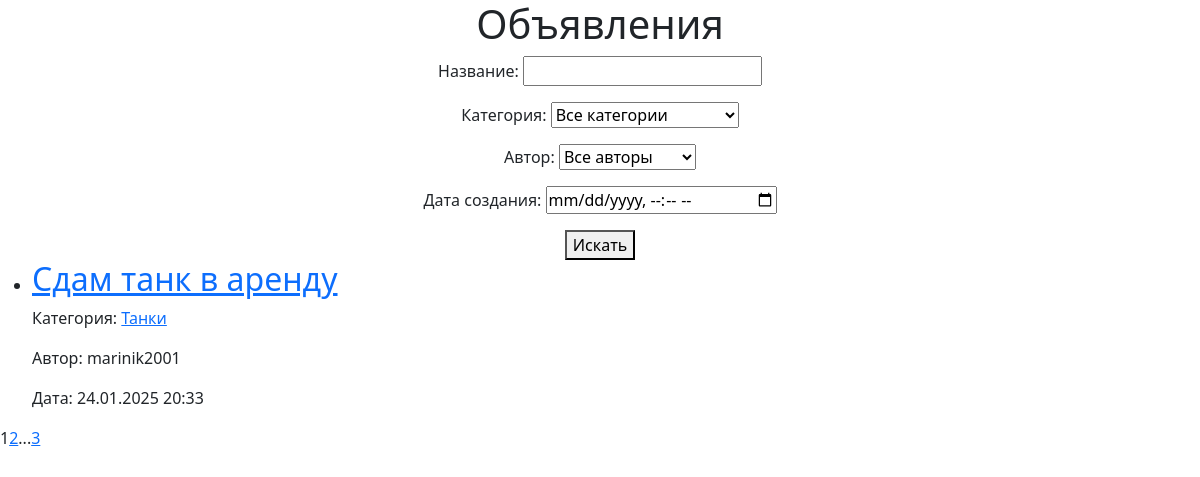
The page / on the database its author committed.
### board/models.py (models this page shows, shortened)
class Announcement(models.Model):
    category = models.ForeignKey(Category, on_delete=models.CASCADE)
    author = models.ForeignKey(Author, on_delete=models.CASCADE, related_name='ann')
    title = models.CharField(max_length=255)
    text = CKEditor5Field(
        'Content',
        config_name='default',  # Ссылка на конфигурацию в settings.py
        blank=True,
        null=True,
    )
    created_at = models.DateTimeField(auto_now_add=True)
    class Meta:
        permissions = [
            ('can_add_announcement', 'Can add announcement'),
            ('can_change_announcement', 'Can change announcement'),
            ('can_delete_announcement', 'Can delete announcement'),
        ]

class Category(models.Model):
    name = models.CharField(max_length=100, unique=True)
    subscribers = models.ManyToManyField(User, related_name='subscribed_categories', blank=True)
    def __str__(self):
        return self.name

class Author(models.Model):
    authorUser = models.OneToOneField(User, on_delete=models.CASCADE)
    def __str__(self):
        return self.authorUser.username

### board/views.py (the view)
# urls.py: path('', views.index, name='index'),  # Главная страница с объявлениями
def index(request):
    announcement_filter = AnnouncementFilter(request.GET, queryset=Announcement.objects.all().order_by('-created_at'))
    filtered_announcements = announcement_filter.qs
    paginator = Paginator(filtered_announcements, 1)
    page_number = request.GET.get('page')
    page_obj = paginator.get_page(page_number)
    next_page = page_obj.number + 1 if page_obj.has_next() else None
    return render(request, 'index.html', {
        'page_obj': page_obj,
        'paginator': paginator,
        'next_page': next_page,
        'filter': announcement_filter,
    })

### board/templatetags/custom_tags.py (called while the page is built)
@register.simple_tag(takes_context=True)
def url_replace(context, **kwargs):
   d = context['request'].GET.copy()
   for k, v in kwargs.items():
       d[k] = v
   return d.urlencode()

### templates/index.html (shortened to what this page needs)
<!DOCTYPE html>
{% load static %}
{% load custom_tags %}
<html lang="en">
<head>
    <link href="{% static 'css/styles.css' %}" rel="stylesheet" />
</head>
<body>
    <div style="text-align: center;"><h1>Объявления</h1>
    <form method="get">
    {% if filter.form %}
        {{ filter.form.as_p }}
    {% else %}
        <p>Форма фильтрации не доступна</p>
    {% endif %}
    <button type="submit">Искать</button>
    </form></div>
    <ul>
        {% for announcement in page_obj %}
            <li>
                <h2><a href="{% url 'announcement_detail' announcement.id %}">{{ announcement.title }}</a></h2>
                <p>Категория: <a href="{% url 'category_announcements' announcement.category.id %}">{{ announcement.category.name }}</a></p>
                <p>Автор: {{ announcement.author.authorUser.username }}</p>
                <p>Дата: {{ announcement.created_at|date:"d.m.Y H:i" }}</p>
            </li>
        {% empty %}
            <p>Нет доступных объявлений.</p>
        {% endfor %}
    </ul>
    <div class="pagination">
    <span class="current">{{ page_obj.number }}</span>
    {% if page_obj.has_next %}
        {% if page_obj.next_page_number != paginator.num_pages %}
            <a href="?{% url_replace page=page_obj.next_page_number %}">{{ page_obj.next_page_number }}</a>
        {% endif %}
        {% if page_obj.number != paginator.num_pages %}
            ...
            <a href="?{% url_replace page=page_obj.paginator.num_pages %}">{{ paginator.num_pages }}</a>
        {% endif %}
    {% endif %}
    </div>
</body>
</html>

### rows shown on the page
Announcement: title "Сдам танк в аренду", category.name "Танки", author.authorUser.username "marinik2001", created_at "24.01.2025 20:33"

### other values the page prints
{{ page_obj.number }} "1"
{{ page_obj.next_page_number }} "2"
{{ paginator.num_pages }} "3"
